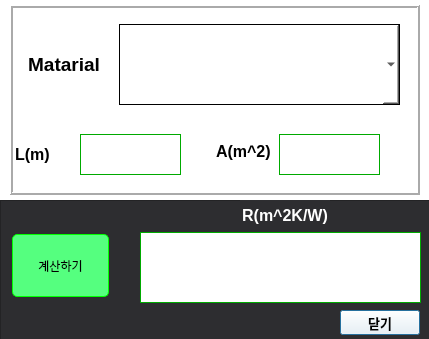
<?xml version="1.0" encoding="UTF-8"?>
<ui version="4.0">
 <class>Dialog</class>
 <widget class="QDialog" name="Dialog">
  <property name="geometry">
   <rect>
    <x>0</x>
    <y>0</y>
    <width>429</width>
    <height>339</height>
   </rect>
  </property>
  <property name="windowTitle">
   <string>Dialog</string>
  </property>
  <property name="styleSheet">
   <string notr="true">QWidget {
background-color: rgb(255, 255, 255);
color: rgb(0, 0, 0);
}
QLineEdit {
border:1px solid rgb(0, 170, 0);
background-color: rgb(255, 255, 255);
color: rgb(0, 0, 0);
}
QLineEdit:disabled {
border:1px solid rgb(67, 67, 70);
background-color: rgb(45, 45, 48);
color: rgb(255, 255, 255);
}
QComboBox{
border:1px solid rgb(0, 0, 0);
background-color: rgb(255, 255, 255);
color: rgb(0, 0, 0);
}</string>
  </property>
  <widget class="QFrame" name="frame">
   <property name="geometry">
    <rect>
     <x>0</x>
     <y>200</y>
     <width>431</width>
     <height>141</height>
    </rect>
   </property>
   <property name="styleSheet">
    <string notr="true">QFrame {
background-color: rgb(45, 45, 48);
color: rgb(255, 255, 255);
}
QFrame.QLineEdit {
border:1px solid rgb(0, 170, 0);
background-color: rgb(255, 255, 255);
color: rgb(0, 0, 0);
}
QFrame.QTextBrowser {
border:1px solid rgb(0, 170, 0);
background-color: rgb(255, 255, 255);
color: rgb(0, 0, 0);
}</string>
   </property>
   <property name="frameShape">
    <enum>QFrame::StyledPanel</enum>
   </property>
   <property name="frameShadow">
    <enum>QFrame::Raised</enum>
   </property>
   <widget class="QLabel" name="label_3">
    <property name="geometry">
     <rect>
      <x>240</x>
      <y>0</y>
      <width>90</width>
      <height>31</height>
     </rect>
    </property>
    <property name="font">
     <font>
      <family>Arial</family>
      <pointsize>12</pointsize>
      <weight>75</weight>
      <bold>true</bold>
     </font>
    </property>
    <property name="text">
     <string>R(m^2K/W)</string>
    </property>
    <property name="alignment">
     <set>Qt::AlignCenter</set>
    </property>
   </widget>
   <widget class="QTextBrowser" name="Browser">
    <property name="geometry">
     <rect>
      <x>140</x>
      <y>32</y>
      <width>281</width>
      <height>71</height>
     </rect>
    </property>
    <property name="font">
     <font>
      <family>Arial</family>
      <pointsize>14</pointsize>
     </font>
    </property>
   </widget>
   <widget class="QPushButton" name="Push1">
    <property name="geometry">
     <rect>
      <x>340</x>
      <y>110</y>
      <width>80</width>
      <height>25</height>
     </rect>
    </property>
    <property name="font">
     <font>
      <family>Arial</family>
      <pointsize>10</pointsize>
      <weight>75</weight>
      <bold>true</bold>
     </font>
    </property>
    <property name="text">
     <string>닫기</string>
    </property>
   </widget>
   <widget class="QPushButton" name="Calbutton">
    <property name="geometry">
     <rect>
      <x>10</x>
      <y>30</y>
      <width>101</width>
      <height>71</height>
     </rect>
    </property>
    <property name="font">
     <font>
      <pointsize>-1</pointsize>
      <underline>false</underline>
      <strikeout>false</strikeout>
     </font>
    </property>
    <property name="styleSheet">
     <string notr="true">QPushButton {
  background-color: rgb(85, 255, 127); /* Green */
  border: 1px solid rgb(0, 255, 0);
  border-radius: 5px;
  color: black;
  padding: 10px 20px;
  text-align: center;
  text-decoration: none;
  display: inline-block;
  font-size: 12px;
  margin: 4px 2px;
  -webkit-transition-duration: 0.4s; /* Safari */
  transition-duration: 0.4s;
  cursor: pointer;
}

QPushButton:hover {
  background-color: #4CAF50;
  color: white;
}</string>
    </property>
    <property name="text">
     <string>계산하기</string>
    </property>
   </widget>
  </widget>
  <widget class="QFrame" name="frame_2">
   <property name="geometry">
    <rect>
     <x>9</x>
     <y>4</y>
     <width>411</width>
     <height>191</height>
    </rect>
   </property>
   <property name="frameShape">
    <enum>QFrame::Box</enum>
   </property>
   <property name="frameShadow">
    <enum>QFrame::Raised</enum>
   </property>
   <property name="lineWidth">
    <number>2</number>
   </property>
   <widget class="QLineEdit" name="Ainput">
    <property name="geometry">
     <rect>
      <x>270</x>
      <y>130</y>
      <width>101</width>
      <height>41</height>
     </rect>
    </property>
    <property name="font">
     <font>
      <family>Arial</family>
      <pointsize>14</pointsize>
     </font>
    </property>
    <property name="text">
     <string/>
    </property>
   </widget>
   <widget class="QLabel" name="label_2">
    <property name="geometry">
     <rect>
      <x>6</x>
      <y>135</y>
      <width>61</width>
      <height>31</height>
     </rect>
    </property>
    <property name="font">
     <font>
      <family>Arial</family>
      <pointsize>12</pointsize>
      <weight>75</weight>
      <bold>true</bold>
     </font>
    </property>
    <property name="text">
     <string>L(m)       :</string>
    </property>
   </widget>
   <widget class="QComboBox" name="Combobox1">
    <property name="geometry">
     <rect>
      <x>110</x>
      <y>20</y>
      <width>281</width>
      <height>81</height>
     </rect>
    </property>
    <property name="font">
     <font>
      <family>Arial</family>
      <pointsize>14</pointsize>
     </font>
    </property>
   </widget>
   <widget class="QLineEdit" name="Linput">
    <property name="geometry">
     <rect>
      <x>71</x>
      <y>130</y>
      <width>101</width>
      <height>41</height>
     </rect>
    </property>
    <property name="font">
     <font>
      <family>Arial</family>
      <pointsize>14</pointsize>
     </font>
    </property>
    <property name="text">
     <string/>
    </property>
   </widget>
   <widget class="QLabel" name="label_1">
    <property name="geometry">
     <rect>
      <x>10</x>
      <y>40</y>
      <width>90</width>
      <height>41</height>
     </rect>
    </property>
    <property name="font">
     <font>
      <family>Arial</family>
      <pointsize>14</pointsize>
      <weight>75</weight>
      <bold>true</bold>
     </font>
    </property>
    <property name="text">
     <string>Matarial</string>
    </property>
    <property name="alignment">
     <set>Qt::AlignCenter</set>
    </property>
   </widget>
   <widget class="QLabel" name="label_4">
    <property name="geometry">
     <rect>
      <x>207</x>
      <y>132</y>
      <width>61</width>
      <height>31</height>
     </rect>
    </property>
    <property name="font">
     <font>
      <family>Arial</family>
      <pointsize>12</pointsize>
      <weight>75</weight>
      <bold>true</bold>
     </font>
    </property>
    <property name="text">
     <string>A(m^2)   :</string>
    </property>
   </widget>
  </widget>
 </widget>
 <resources/>
 <connections>
  <connection>
   <sender>Combobox1</sender>
   <signal>currentIndexChanged(int)</signal>
   <receiver>Combobox1</receiver>
   <slot>clearEditText()</slot>
   <hints>
    <hint type="sourcelabel">
     <x>309</x>
     <y>68</y>
    </hint>
    <hint type="destinationlabel">
     <x>310</x>
     <y>68</y>
    </hint>
   </hints>
  </connection>
 </connections>
</ui>
